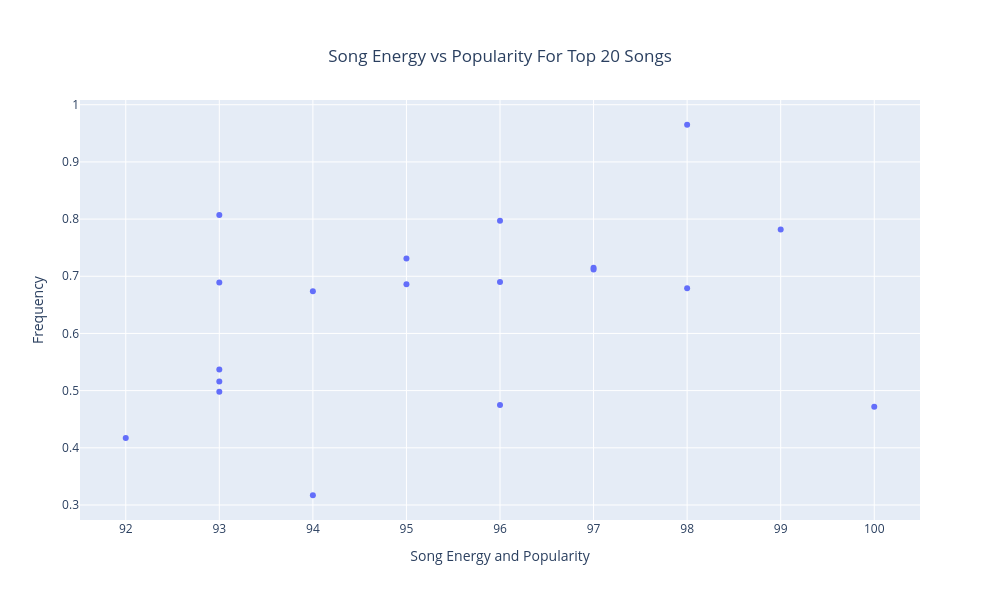

The code cell stored with this chart in its notebook:
### Markdown cell above
## Check For Correlation Between Popularity Against Energy

### Code cell
#check for correlation between popularity and energy

#delete pure duplicates
dfSpotify_DataSet_Temp = dfSpotify_DataSet_Work.sort_values(by='popularity', ascending=False).drop_duplicates(
    subset=["artists","album_name","track_name"], keep='first').head(20)


#delete duplicate energy values
dfSpotify_DataSet_Temp = dfSpotify_DataSet_Temp.drop_duplicates(subset=["energy"], keep='first')

#plotly scatter plot
# Create a scatter plot using Plotly
fig = px.scatter(dfSpotify_DataSet_Temp, x="popularity", y="energy", title="Energy vs Popularity For Top 20 Songs")
fig.update_layout(title={"text": "Song Energy vs Popularity For Top 20 Songs", "x": 0.5, "xanchor": "center", "yanchor": "top"},
                  xaxis_title="Song Energy and Popularity",
                  yaxis_title="Frequency",
                  height=600, width=1000)
fig.show()

### Figure 1 — Plotly figure (JSON) as saved in the notebook; plotly's stock layout.template omitted (floating-point values rounded to 4 significant figures)
{"data": [{"hovertemplate": "popularity=%{x}<br>energy=%{y}<extra></extra>", "legendgroup": "", "marker": {"color": "#636efa", "symbol": "circle"}, "mode": "markers", "name": "", "orientation": "v", "showlegend": false, "type": "scatter", "x": [100, 99, 98, 98, 97, 97, 96, 96, 96, 95, 95, 94, 94, 93, 93, 93, 93, 93, 92], "xaxis": "x", "y": [0.472, 0.782, 0.679, 0.965, 0.715, 0.712, 0.475, 0.797, 0.69, 0.686, 0.731, 0.674, 0.317, 0.807, 0.498, 0.537, 0.689, 0.516, 0.417], "yaxis": "y"}], "layout": {"height": 600, "legend": {"tracegroupgap": 0}, "title": {"text": "Song Energy vs Popularity For Top 20 Songs", "x": 0.5, "xanchor": "center", "yanchor": "top"}, "width": 1000, "xaxis": {"anchor": "y", "domain": [0, 1], "title": {"text": "Song Energy and Popularity"}}, "yaxis": {"anchor": "x", "domain": [0, 1], "title": {"text": "Frequency"}}}}
